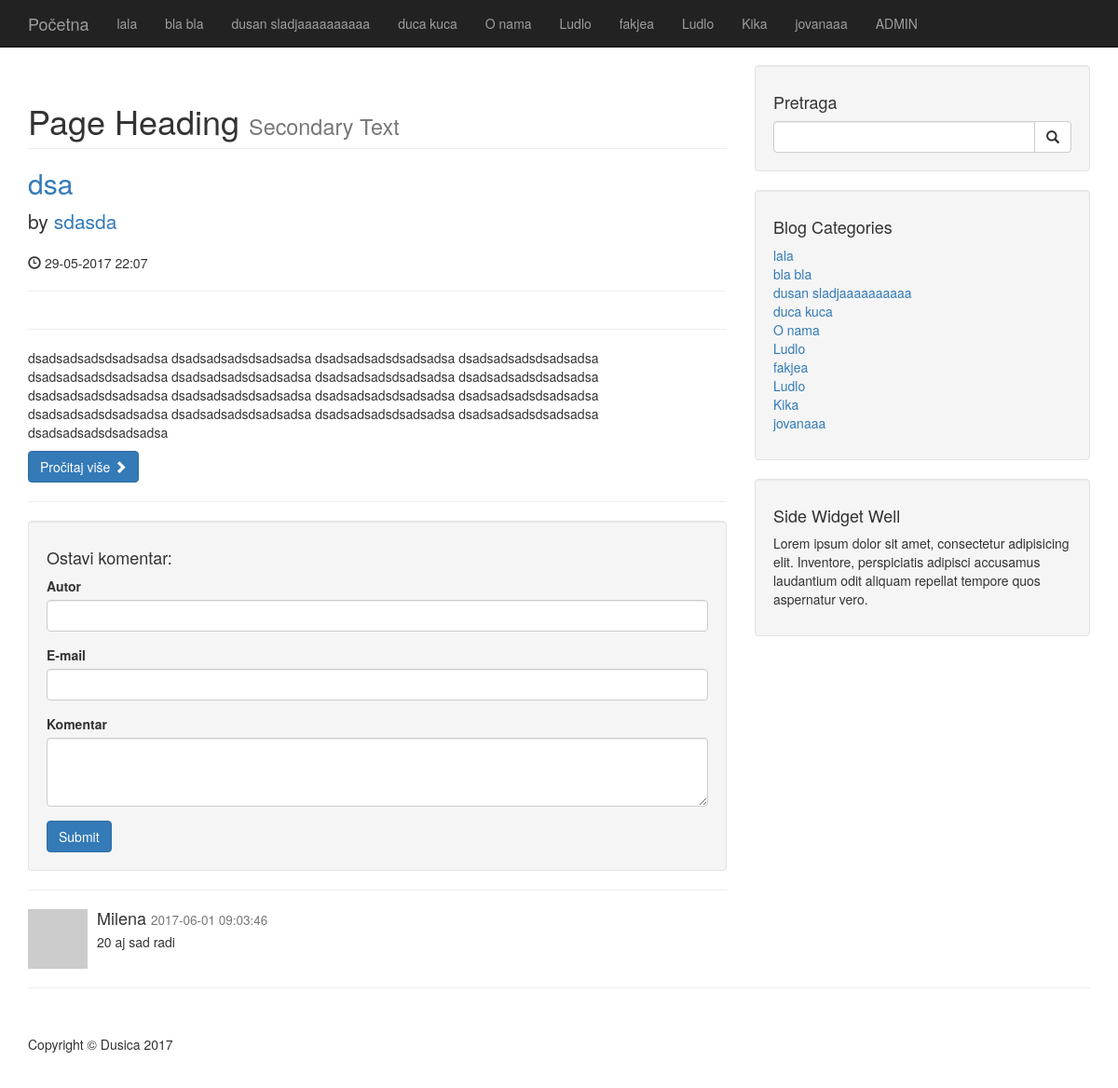
Screenshot of /post.php?p_id=20 with the database file from the repository.
### tables this page shows
CREATE TABLE `categories` (
  `cat_id` int(255) NOT NULL,
  `cat_title` varchar(255) NOT NULL
);

CREATE TABLE `posts` (
  `post_id` int(3) NOT NULL,
  `post_title` varchar(255) NOT NULL,
  `post_cat_id` int(255) NOT NULL,
  `post_author` varchar(255) NOT NULL,
  `post_date` timestamp NULL DEFAULT CURRENT_TIMESTAMP,
  `post_image` text NOT NULL,
  `post_content` text NOT NULL,
  `post_tags` varchar(255) NOT NULL,
  `post_comment_count` int(11) NOT NULL DEFAULT '0',
  `post_status` varchar(255) NOT NULL DEFAULT 'draft'
);

CREATE TABLE `comments` (
  `comment_id` int(3) NOT NULL,
  `comment_content` varchar(255) NOT NULL,
  `comment_date` timestamp NOT NULL DEFAULT CURRENT_TIMESTAMP,
  `comment_post_id` int(255) NOT NULL,
  `comment_author` varchar(255) NOT NULL,
  `comment_email` varchar(255) NOT NULL,
  `comment_status` varchar(255) NOT NULL DEFAULT 'neodobren'
);

### post.php (the view, shortened to what this page needs)
        <?php
        include"includes/header.php";
        include "includes/db.php";
        ?>
        <?php include "includes/navigation.php";?>
        <div class="container">
            <div class="row">
              <div class="col-md-8">
                <?php
                if (isset($_GET['p_id'])) {
                   $post_id_get=$_GET['p_id'];
                }
                $query="SELECT * from posts where post_id={$post_id_get}";
                $result=$mysqli->query($query);
                while($row=$result->fetch_assoc()){
                $post_title=$row['post_title'];
                $post_author=$row['post_author'];
                $post_date=date("d-m-Y H:i", strtotime($row['post_date']));
                $post_content=$row['post_content'];
            ?>
            <h1 class="page-header">
                Page Heading
                <small>Secondary Text</small>
            </h1>
            <h2>
            <a href="#"> <?php echo "$post_title" ?> </a>
            </h2>
            <p class="lead">
                by <a href="index.php"> <?php echo "$post_author" ?> </a>
            </p>
            <p><span class="glyphicon glyphicon-time"></span> <?php echo "$post_date" ?> </p>
            <hr>
            <hr>
            <p> <?php echo "$post_content" ?> </p>
            <a class="btn btn-primary" href="#"> Pročitaj više <span class="glyphicon glyphicon-chevron-right"></span></a>
            <hr>
       <?php } ?>
                <div class="well">
                    <h4>Ostavi komentar:</h4>
                    <form role="form" method="post" action="">
                        <div class="form-group">
                        <label for="comment_author">Autor</label>
                            <input type="text" class="form-control" name="comment_author">
                        </div>
                       <div class="form-group">
                       <label for="comment_email">E-mail</label>
                            <input type="email" class="form-control" name="comment_email">
                        </div>
                        <div class="form-group">
                        <label for="comment_content">Komentar</label>
                            <textarea class="form-control" rows="3" name="comment_content"></textarea>
                        </div>
                        <button type="submit" name="add_comment" class="btn btn-primary">Submit</button>
                    </form>
                </div>
                <hr>
                <?php
                $query="SELECT * from comments where comment_status='odobren' and comment_post_id={$post_id_get} order by comment_date desc";
                $res=$mysqli->query($query);
                while ($row=$res->fetch_assoc()) {
                   $comment_author=$row['comment_author'];
                   $comment_content=$row['comment_content'];
                   $comment_date=$row['comment_date'];
               ?>
                <div class="media">
                    <a class="pull-left" href="#">
                        <img class="media-object" src="http://placehold.it/64x64" alt="">
                    </a>
                    <div class="media-body">
                        <h4 class="media-heading"><?php echo $comment_author; ?>
                            <small><?php echo $comment_date; ?> </small>
                        </h4>
                        <?php echo $comment_content; ?>
                    </div>
                </div>
<?php }?>
        </div>
                <?php include "includes/sidebar.php"; ?>
                <hr>
                <?php include "includes/footer.php"; ?>

### includes/header.php (shortened to what this page needs)
<!DOCTYPE html>
<head>
    <link href="css/bootstrap.min.css" rel="stylesheet">
    <link href="css/blog-home.css" rel="stylesheet">
</head>
<body>

### includes/navigation.php (shortened to what this page needs)
<nav class="navbar navbar-inverse navbar-fixed-top" role="navigation">
        <div class="container">
            <div class="navbar-header">
                <a class="navbar-brand" href="index.php">Početna  </a>
            </div>
            <div class="collapse navbar-collapse" id="bs-example-navbar-collapse-1">
                <ul class="nav navbar-nav">
        <?php
            $query="SELECT * FROM categories";
            $result=$mysqli->query($query);
            while ($row=$result->fetch_assoc()) {
                $cat_title=$row['cat_title'];
                echo "<li> <a href='#'> {$cat_title}  </a> </li>";
          }
        ?>
                    <li>
                        <a href="admin"> ADMIN</a>
                    </li>
                </ul>
            </div>
        </div>
    </nav>

### includes/sidebar.php
<div class="col-md-4">
    <div class="well">
        <h4>Pretraga</h4>
        <form action="search.php" method="post">
            <div class="input-group">
                <input name="search" type="text" class="form-control">
                <span class="input-group-btn">
                    <button name="submit" class="btn btn-default" type="submit">
                        <span class="glyphicon glyphicon-search"></span>
                    </button>
                </span>
            </div>
        </form>
    </div>
    <div class="well">
        <h4>Blog Categories</h4>
        <div class="row">
            <div class="col-lg-12">
                <ul class="list-unstyled">
                    <?php
                    $query="SELECT * from categories LIMIT 10";
                    $result=$mysqli->query($query);
                    while ($row=$result->fetch_assoc()) {
                        $cat_id=$row['cat_id'];
                        $cat_title=$row['cat_title'];
                        ?>
                        <li><a href="categories.php?category=<?php echo $cat_id; ?>"><?php echo "$cat_title"; ?> </a>
                        </li>
                        <?php } ?>
                    </ul>
                </div>
            </div>
        </div>
        <?php include "widget.php" ?>
    </div>
</div>

### includes/widget.php
<div class="well">
	<h4>Side Widget Well</h4>
	<p>Lorem ipsum dolor sit amet, consectetur adipisicing elit. Inventore, perspiciatis adipisci accusamus laudantium odit aliquam repellat tempore quos aspernatur vero.</p>
</div>

### includes/footer.php (shortened to what this page needs)
        <footer>
            <div class="row">
                <div class="col-lg-12">
                    <p>Copyright &copy; Dusica  2017</p>
                </div>
            </div>
        </footer>
    </div>
</body>
</html>

### css/blog-home.css (style rules this page uses)
body { padding-top: 70px; }
footer { margin: 50px 0; }

### rows the page displays
categories: cat_title "lala"
categories: cat_title "bla bla"
categories: cat_title "dusan sladjaaaaaaaaaa"
categories: cat_title "duca kuca"
categories: cat_title "O nama"
categories: cat_title "Ludlo"
categories: cat_title "fakjea"
categories: cat_title "Ludlo"
categories: cat_title "Kika"
categories: cat_title "jovanaaa"
posts: post_title "dsa", post_author "sdasda", post_date "29-05-2017 22:07", post_content "dsadsadsadsdsadsadsa dsadsadsadsdsadsadsa dsadsadsadsdsadsadsa dsadsadsadsdsadsadsa dsadsadsadsdsadsadsa dsadsadsadsdsadsadsa dsadsadsadsdsadsadsa dsadsadsadsdsadsadsa dsadsadsadsdsadsadsa dsadsadsadsdsadsadsa dsadsadsadsdsadsadsa dsadsadsadsdsadsadsa dsadsadsadsdsadsadsa dsadsadsadsdsadsadsa dsadsadsadsdsadsadsa dsadsadsadsdsadsadsa dsadsadsadsdsadsadsa"
comments: comment_author "Milena", comment_date "2017-06-01 09:03:46", comment_content "20 aj sad radi"
